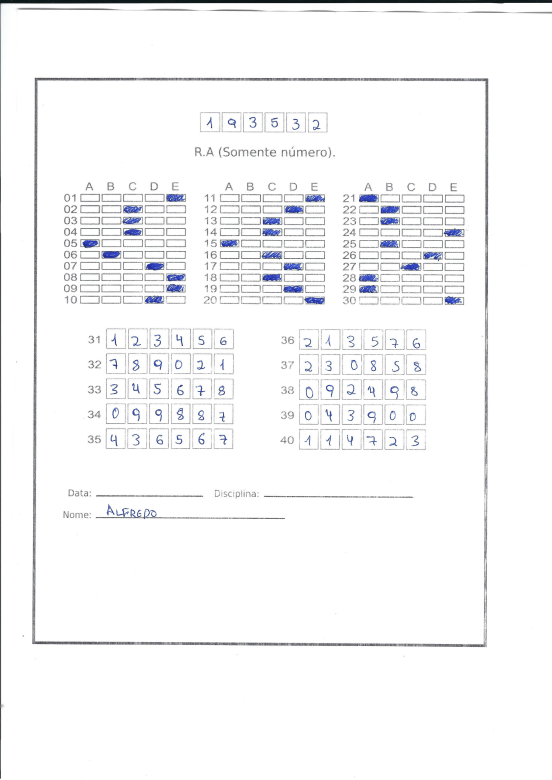
#> input picture media/example.png, 1654 x 2339 px (shown at 1/3 size)
$ python -i number.py   (imports and definitions only)
#> lines starting #> are read from the running program, lines starting #| are printed output that depends on the picture; after the words box and inside, x2 and y2 are one past the last pixel; in counts of white or black regions, pixels touching at a corner belong together
import cv2
import math
import numpy as np
from scipy import ndimage

def getBestShift(img):
    cy,cx = ndimage.measurements.center_of_mass(img)

    rows,cols = img.shape
    shiftx = np.round(cols/2.0-cx).astype(int)
    shifty = np.round(rows/2.0-cy).astype(int)

    return shiftx,shifty


def shift(img,sx,sy):
    rows,cols = img.shape
    M = np.float32([[1,0,sx],[0,1,sy]])
    shifted = cv2.warpAffine(img,M,(cols,rows))
    return shifted


def processNumber(image):

    gray = cv2.resize(255-image, (28, 28))
    # better black and white version
    (thresh, gray) = cv2.threshold(gray, 128, 255, cv2.THRESH_BINARY | cv2.THRESH_OTSU)
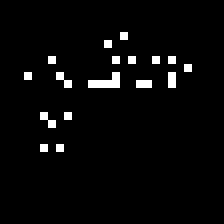
#> gray: shape (28, 28) (shown 8 times larger); 3.2% white in thin lines or dots, all inside (x1, y1, x2, y2) = (3, 4, 24, 19)
#> thresh = 51

    while np.sum(gray[0]) == 0:
        gray = gray[1:]
#> this loop made 4 passes
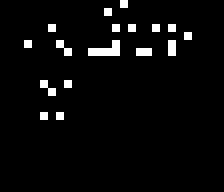
#> gray: shape (24, 28) (shown 8 times larger); 3.7% white in thin lines or dots, all inside (x1, y1, x2, y2) = (3, 0, 24, 15)

    while np.sum(gray[:,0]) == 0:
        gray = np.delete(gray,0,1)
#> this loop made 3 passes
#> pass 3, in processNumber, `gray = np.delete(gray,0,1)`:
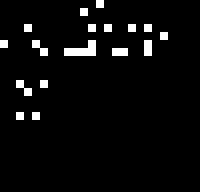
#> gray: shape (24, 25) (shown 8 times larger); 4.2% white in thin lines or dots, all inside (x1, y1, x2, y2) = (0, 0, 21, 15)

    while np.sum(gray[-1]) == 0:
        gray = gray[:-1]
#> this loop made 9 passes
#> pass 1, in processNumber, `gray = gray[:-1]`:
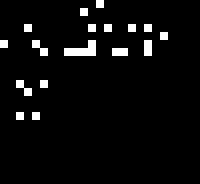
#> gray: shape (23, 25) (shown 8 times larger); 4.3% white in thin lines or dots, all inside (x1, y1, x2, y2) = (0, 0, 21, 15)
#> pass 3, in processNumber, `gray = gray[:-1]`:
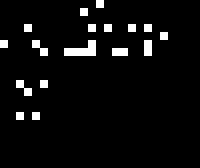
#> gray: shape (21, 25) (shown 8 times larger); 4.8% white in thin lines or dots, all inside (x1, y1, x2, y2) = (0, 0, 21, 15)

    while np.sum(gray[:,-1]) == 0:
        gray = np.delete(gray,-1,1)

    rows,cols = gray.shape
#> rows = 15; cols = 21

    if rows > cols:
        factor = 20.0/rows
        rows = 20
        cols = int(round(cols*factor))
        # first cols than rows
        gray = cv2.resize(gray, (cols,rows))
    else:
        factor = 20.0/cols
#> factor = 0.952
        cols = 20
        rows = int(round(rows*factor))
#> rows = 14
        # first cols than rows
        gray = cv2.resize(gray, (cols, rows))

    colsPadding = (int(math.ceil((28-cols)/2.0)),int(math.floor((28-cols)/2.0)))
    rowsPadding = (int(math.ceil((28-rows)/2.0)),int(math.floor((28-rows)/2.0)))
#> rowsPadding = (7, 7)
    gray = np.lib.pad(gray,(rowsPadding,colsPadding),'constant')
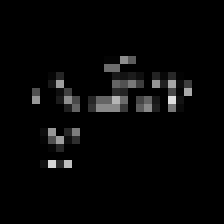
#> gray: shape (28, 28) (shown 8 times larger); min 0, max 223, mean 7.2

    shiftx,shifty = getBestShift(gray)
#> in getBestShift, `cy,cx = ndimage.measurements.center_of_mass(img)`: cy = 12.48; cx = 13.18
#> in getBestShift, `shiftx = np.round(cols/2.0-cx).astype(int)`: shiftx = 1
#> in getBestShift, `shifty = np.round(rows/2.0-cy).astype(int)`: shifty = 2
#> shiftx = 1; shifty = 2
    shifted = shift(gray,shiftx,shifty)
#> in shift, `M = np.float32([[1,0,sx],[0,1,sy]])`: M = [[1, 0, 1], [0, 1, 2]]
#> in shift, `shifted = cv2.warpAffine(img,M,(cols,rows))`:
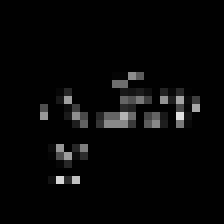
#> shifted: shape (28, 28) (shown 8 times larger); min 0, max 223, mean 7.2
    gray = shifted

    return gray


def reshape(image):

    image = image.reshape(28, 28, -1)
    image = image.reshape(1, 28, 28, 1).astype('float32')
    image = image/255.0

    return image

>>> import cv2
>>> picture = cv2.imread('../example.png', cv2.IMREAD_GRAYSCALE)
>>> result = processNumber(picture)
